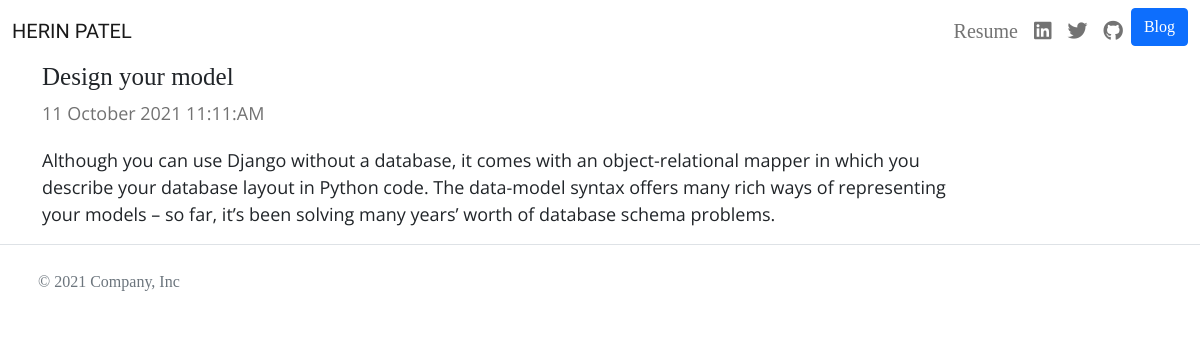
The app's page /blog/2/ with its own data.
### blog/models.py (models this page shows, shortened)
class BlogModel(models.Model):
    blog_title = models.CharField(max_length=200)
    blog_description = models.TextField()
    blog_date = models.DateTimeField(auto_now_add=True)

### blog/views.py (the view)
# urls.py: path('<int:blog_id>/',views.detail,name='detail'),
def detail(request, blog_id):
    blog = get_object_or_404(BlogModel, pk=blog_id)
    return render(request, 'blogs/detail.html',{'blog':blog})

### blog/templates/blogs/detail.html
{% extends 'portfolio/base.html'%}
{% block content %}
    {% load static %}
    <article class="blog-post col-lg-10">
      <h2 class="blog-post-title">{{ blog.blog_title }}</h2>
      <p class="blog-post-meta">{{ blog.blog_date|date:"d F Y h:i:A" }}</p>
      <p>{{ blog.blog_description }}</p>
    </article>
{% endblock %}

### portfolio/static/css/style.css (style rules this page uses)
body { font-family: 'Libre Baskerville', serif; }
.blog-post-title { font-size: 25px; }
.blog-post-meta { margin-bottom: 1.25rem; font-family: 'Open Sans', sans-serif; font-size: 14px; color: #727272; }
.blog-post p { font-family: 'Open Sans', sans-serif; font-size: 18px; }

### records on screen
BlogModel: blog_title "Design your model", blog_date "11 October 2021 11:11:AM", blog_description "Although you can use Django without a database, it comes with an object-relational mapper in which you describe your database layout in Python code. The data-model syntax offers many rich ways of representing your models – so far, it’s been solving many years’ worth of database schema problems."
